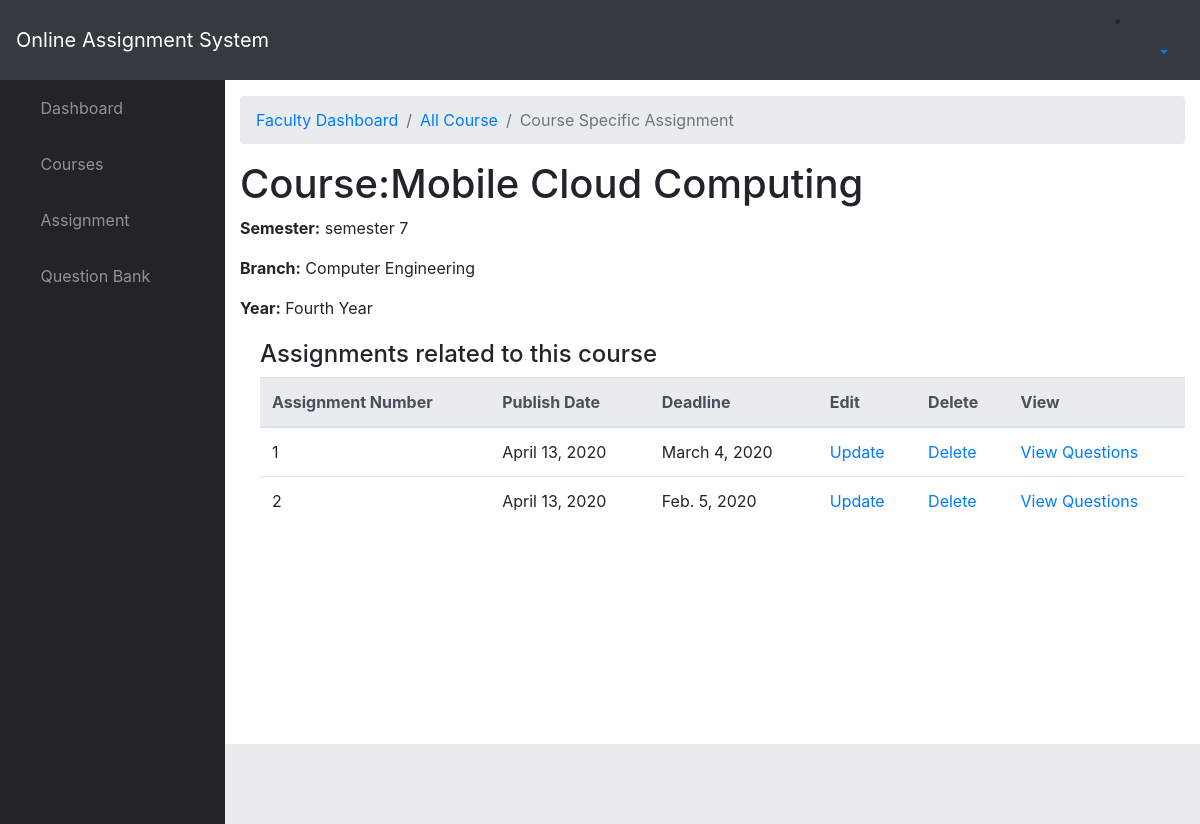
The app's page /assignment/course/22 with its own data.
### assignment/models.py (models this page shows, shortened)
class Course(models.Model):
    name = models.CharField(max_length = 50)
    branch = models.ForeignKey(Branch,on_delete = models.SET_NULL,blank=True,null=True)
    faculty = models.ForeignKey(Faculty ,on_delete = models.SET_NULL,blank=True,null=True)
    year = models.ForeignKey(StudyYear ,on_delete = models.SET_NULL,blank=True,null=True)
    semester = models.ForeignKey(Semester ,on_delete = models.SET_NULL,blank=True,null=True )

class Semester(models.Model):
    sem = models.IntegerField()
    def __str__(self):
        return f'semester {self.sem}'

class Branch(models.Model):
    name = models.CharField(max_length = 50 , help_text = "Example Computer Engineering")
    def __str__(self):
        return self.name

class StudyYear(models.Model):
    year = models.CharField(max_length = 50 , help_text = "Enter in this format First Year , Second Year, etc.")
    def __str__(self):
        return self.year

class Assignment(models.Model):
    number = models.IntegerField()
    course = models.ForeignKey(Course,on_delete = models.SET_NULL,blank=True,null=True)
    publish_date = models.DateField(auto_now_add = True)
    deadline_date = models.DateField()
    faculty = models.ForeignKey(Faculty,on_delete = models.SET_NULL,blank=True,null=True)

### assignment/views.py (the view)
# urls.py: path('course/<int:pk>', views.CourseDetailView.as_view(), name='course_detail'),
class CourseDetailView(generic.DetailView):
    model = Course
    template_name = "Faculty_Dashboard/course_detail.html"

### assignment/templates/Faculty_Dashboard/course_detail.html
{% extends "./base.html" %}
{% block breadcrumb%}
<li class="breadcrumb-item "><a href="{% url 'ViewCourse' %}">All Course</a></li>
<li class="breadcrumb-item active">Course Specific Assignment</li>
{%endblock%}
{% block content %}
  <h1>Course:{{course.name }}</h1>
  <p><strong>Semester:</strong> {{ course.semester }}</p>
  <p><strong>Branch:</strong> {{ course.branch }}</p>
  <p><strong>Year:</strong> {{course.year}}</p>
  <div style="margin-left:20px;margin-top:20px">
    <h4>Assignments related to this course</h4>
    {% if course.assignment_set.all %}
    <table class="table">
      <thead class="thead-light">
        <tr>
          <th scope="col">Assignment Number</th>
          <th scope="col">Publish Date</th>
          <th scope="col">Deadline</th>
          <th scope="col">Edit</th>
          <th scope="col">Delete</th>
          <th scope="col">View</th>
        </tr>
      </thead>
      <tbody>
        {% for assignment in course.assignment_set.all %}
        <tr>
          <td>{{ assignment.number }}</td>
          <td>{{ assignment.publish_date }}</td>
          <td>{{ assignment.deadline_date }}</td>
          <td> <a href="{% url 'UpdateCourseAssignment' assignment.id %}">Update</a> </td>
          <td> <a onclick="return confirm('Are you sure?');" href="{% url 'DeleteCourseAssignment' assignment.id %}">Delete</a></td>
          <td><a href="{% url 'assignment_detail'  assignment.id %}">View Questions</a></td>
        </tr>
      {% endfor %}
      </tbody>
    </table>
    {% else %}
      <p>There are no assignments added yet !</p>
    {% endif %}
  </div>
{% endblock %}

### records on screen
Course: name "Mobile Cloud Computing", semester "semester 7", branch "Computer Engineering", year "Fourth Year"
Assignment: number "1", publish_date "April 13, 2020", deadline_date "March 4, 2020"
Assignment: number "2", publish_date "April 13, 2020", deadline_date "Feb. 5, 2020"
